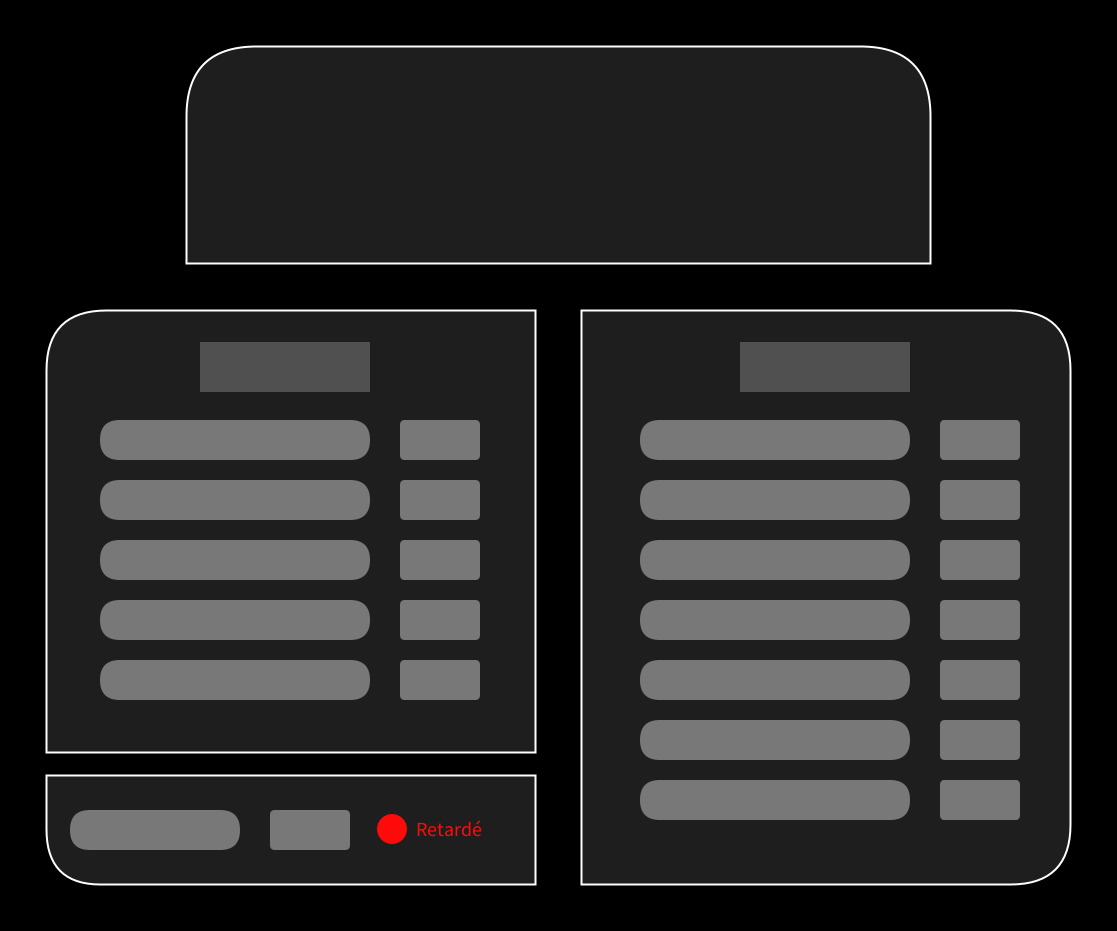
Frame 1 (no input)
Frame 60 (the mouse pressed at the canvas centre just before this capture): identical to frame 1, image omitted
Frame 120 (the mouse held since frame 60 and released just before this capture): identical to frame 1, image omitted

The Processing sketch that drew this single still picture (run headless with seeded random() and noise(); from frame 60 on, the mouse is pressed at the canvas centre):

// Processing sketch: Interface
// ── Interface.pde
boolean afficher = false;
boolean a_jour = false;

void setup() {
  size(1117, 931);
}

void draw() {
  background(0);
  Cadres();
  Rectangles('g');
  Rectangles('d');
  Rectangles('t');
  Rectangles('i');
  Lignes();
  A_jour();
}




void keyPressed() {
  if (key == ' ') afficher = true;
  if (key == 'a') a_jour = true;
}

void keyReleased() {
  if (key == ' ') afficher = false;
  if (key == 'a') a_jour = false;
}




void Cadres() {
  strokeWeight(2);
  stroke(255, 255, 255, 255);
  fill(30);

  rect(width/24, height/3, (width/24)*10.64, height*3/6-width/48, 60, 0, 0, 0);          //Gauche haut
  rect(width*12.5/24, height/3, (width/24)*10.62, height*2/3-width/24, 0, 60, 60, 0);     //Droite
  rect(width/6, width/24, width*2/3, height/3-2*width/24, 70, 70, 0, 0);                  //Haut
  rect(width/24, height*5/6, (width/24)*10.64, height/6-width/24, 0, 0, 0, 60);   //Gauche bas
}


void Rectangles(char rect) {
  noStroke();
  fill(120);

  if (rect == 'g') {
    for (int i = 0; i < 5; i ++) {
      rect(400, 420 + i*60, 80, 40, 5);    //Piti  cadre G
      rect(100, 420 + i*60, 270, 40, 20);  //Grand cadre G
    }
  }
  if (rect == 'd') {
    for (int i = 0; i < 7; i ++) {
      rect(940, 420 + i*60, 80, 40, 5);    //Piti  cadre D
      rect(640, 420 + i*60, 270, 40, 20);  //Grand cadre D
    }
  }

  if (rect == 't') {
    rect(70, 810, 170, 40, 20);  //Temperature
    rect(270, 810, 80, 40, 5);
  }

  fill(80);

  if (rect == 'i') {
    rect(200, 342, 170, 50);   //Titres
    rect(740, 342, 170, 50);
  }
}


void Lignes() {

  stroke(255, 255, 255, 125);
  strokeWeight(1);

  if (afficher == true) {

    line(width/2, 0, width/2, height);

    line(0, height/3, width, height/3);
    line(0, height*2/3, width, height*2/3);

    line(width/24, 0, width/24, height);
    line(width*23/24, 0, width*23/24, height);

    line(width*11.5/24, 0, width*11.5/24, height);
    line(width*12.5/24, 0, width*12.5/24, height);

    line(width/3, 0, width/3, height);
    line(width*2/3, 0, width*2/3, height);
  }
}


void A_jour() {
  textSize(20);
  if (a_jour == true) {
    fill(10, 255, 10);
    text(" A jour", width*2/6+40, height*21.5/24+2);
    fill(10, 255, 10);
  }
  if (a_jour == false) {
    fill(255, 10, 10);
    text(" Retardé", width*2/6+40, height*21.5/24+2);
    fill(255, 10, 10);
  }
  noStroke();
  ellipse(width*2/6+20, height*21.5/24-5, 30, 30);
}
